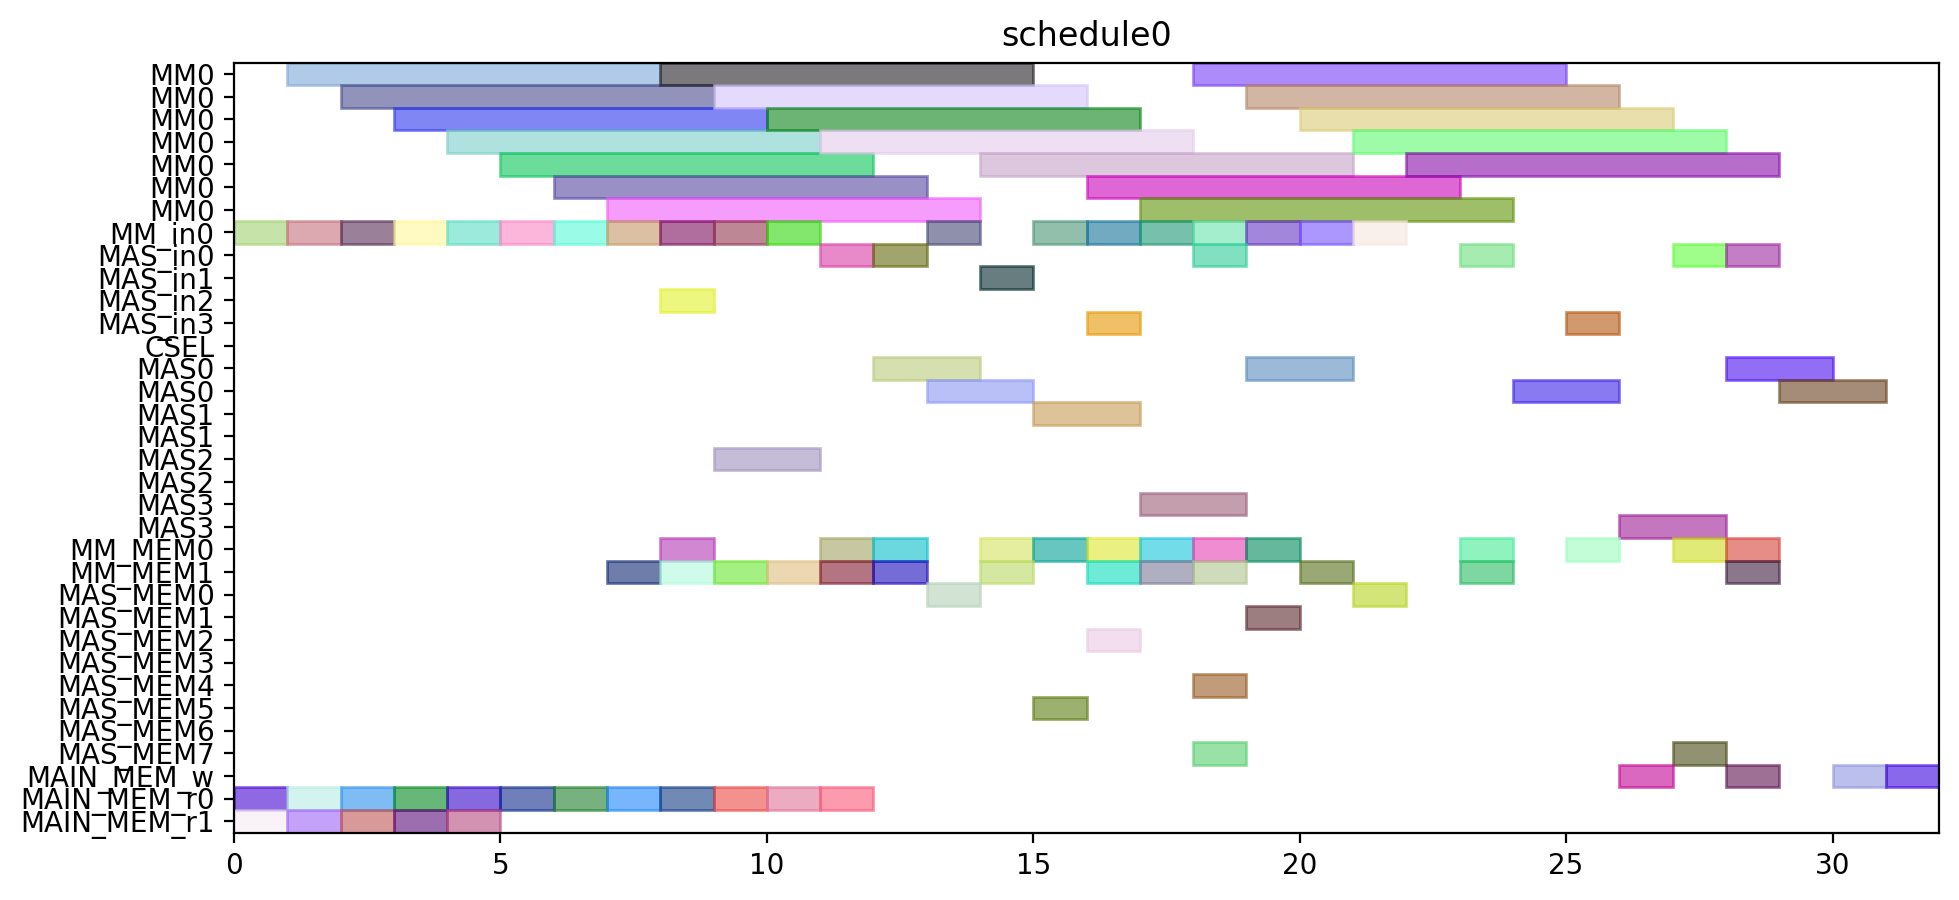

Source code (Python):
from pyschedule import Scenario, solvers, plotters, alt


def solve():
	horizon = 90
	S = Scenario("schedule0", horizon=horizon)

	# resource
	MM = S.Resources('MM', num=1, size=7)
	MM_in = S.Resources('MM_in', num=1)
	MAS_in = S.Resources('MAS_in', num=4)
	CSEL = S.Resource('CSEL')
	MAS = S.Resources('MAS', num=4, size=2, periods=range(1, horizon))
	MM_MEM = S.Resources('MM_MEM', num=2)
	MAS_MEM = S.Resources('MAS_MEM', num=8)
	MAIN_MEM_w = S.Resource('MAIN_MEM_w', size=1)
	MAIN_MEM_r = S.Resources('MAIN_MEM_r', num=2)

	# result of previous scheduling

	# new tasks
	T1 = S.Task('T1', length=7, delay_cost=1)
	T1 += alt(MM)
	T1_in = S.Task('T1_in', length=1, delay_cost=1)
	T1_in += alt(MM_in)
	S += T1_in*MM_in[0]<=T1*MM[0]

	T1_mem0 = S.Task('T1_mem0', length=1, delay_cost=1)
	T1_mem0 += MAIN_MEM_r[0]
	T2 = S.Task('T2', length=7, delay_cost=1)
	T2 += alt(MM)
	T2_in = S.Task('T2_in', length=1, delay_cost=1)
	T2_in += alt(MM_in)
	S += T2_in*MM_in[0]<=T2*MM[0]

	T2_mem0 = S.Task('T2_mem0', length=1, delay_cost=1)
	T2_mem0 += MAIN_MEM_r[0]
	T2_mem1 = S.Task('T2_mem1', length=1, delay_cost=1)
	T2_mem1 += MAIN_MEM_r[1]
	T3 = S.Task('T3', length=7, delay_cost=1)
	T3 += alt(MM)
	T3_in = S.Task('T3_in', length=1, delay_cost=1)
	T3_in += alt(MM_in)
	S += T3_in*MM_in[0]<=T3*MM[0]

	T3_mem0 = S.Task('T3_mem0', length=1, delay_cost=1)
	T3_mem0 += MAIN_MEM_r[0]
	T3_mem1 = S.Task('T3_mem1', length=1, delay_cost=1)
	T3_mem1 += MAIN_MEM_r[1]
	T4 = S.Task('T4', length=7, delay_cost=1)
	T4 += alt(MM)
	T4_in = S.Task('T4_in', length=1, delay_cost=1)
	T4_in += alt(MM_in)
	S += T4_in*MM_in[0]<=T4*MM[0]

	T4_mem0 = S.Task('T4_mem0', length=1, delay_cost=1)
	T4_mem0 += MAIN_MEM_r[0]
	T4_mem1 = S.Task('T4_mem1', length=1, delay_cost=1)
	T4_mem1 += MAIN_MEM_r[1]
	T5 = S.Task('T5', length=7, delay_cost=1)
	T5 += alt(MM)
	T5_in = S.Task('T5_in', length=1, delay_cost=1)
	T5_in += alt(MM_in)
	S += T5_in*MM_in[0]<=T5*MM[0]

	T5_mem0 = S.Task('T5_mem0', length=1, delay_cost=1)
	T5_mem0 += MAIN_MEM_r[0]
	T6 = S.Task('T6', length=7, delay_cost=1)
	T6 += alt(MM)
	T6_in = S.Task('T6_in', length=1, delay_cost=1)
	T6_in += alt(MM_in)
	S += T6_in*MM_in[0]<=T6*MM[0]

	T6_mem0 = S.Task('T6_mem0', length=1, delay_cost=1)
	T6_mem0 += MAIN_MEM_r[0]
	T6_mem1 = S.Task('T6_mem1', length=1, delay_cost=1)
	T6_mem1 += MAIN_MEM_r[1]
	T7 = S.Task('T7', length=7, delay_cost=1)
	T7 += alt(MM)
	T7_in = S.Task('T7_in', length=1, delay_cost=1)
	T7_in += alt(MM_in)
	S += T7_in*MM_in[0]<=T7*MM[0]

	T7_mem0 = S.Task('T7_mem0', length=1, delay_cost=1)
	T7_mem0 += MAIN_MEM_r[0]
	T7_mem1 = S.Task('T7_mem1', length=1, delay_cost=1)
	T7_mem1 += MAIN_MEM_r[1]
	T8 = S.Task('T8', length=7, delay_cost=1)
	T8 += alt(MM)
	T8_in = S.Task('T8_in', length=1, delay_cost=1)
	T8_in += alt(MM_in)
	S += T8_in*MM_in[0]<=T8*MM[0]

	T8_mem0 = S.Task('T8_mem0', length=1, delay_cost=1)
	T8_mem0 += MAIN_MEM_r[0]
	T8_mem1 = S.Task('T8_mem1', length=1, delay_cost=1)
	T8_mem1 += alt(MM_MEM)
	S += (T1*MM[0])-1 < T8_mem1*MM_MEM[1]
	S += T8_mem1 <= T8

	T9 = S.Task('T9', length=7, delay_cost=1)
	T9 += alt(MM)
	T9_in = S.Task('T9_in', length=1, delay_cost=1)
	T9_in += alt(MM_in)
	S += T9_in*MM_in[0]<=T9*MM[0]

	T9_mem0 = S.Task('T9_mem0', length=1, delay_cost=1)
	T9_mem0 += MAIN_MEM_r[0]
	T9_mem1 = S.Task('T9_mem1', length=1, delay_cost=1)
	T9_mem1 += alt(MM_MEM)
	S += (T1*MM[0])-1 < T9_mem1*MM_MEM[1]
	S += T9_mem1 <= T9

	T10 = S.Task('T10', length=7, delay_cost=1)
	T10 += alt(MM)
	T10_in = S.Task('T10_in', length=1, delay_cost=1)
	T10_in += alt(MM_in)
	S += T10_in*MM_in[0]<=T10*MM[0]

	T10_mem0 = S.Task('T10_mem0', length=1, delay_cost=1)
	T10_mem0 += MAIN_MEM_r[0]
	T10_mem1 = S.Task('T10_mem1', length=1, delay_cost=1)
	T10_mem1 += alt(MM_MEM)
	S += (T3*MM[0])-1 < T10_mem1*MM_MEM[1]
	S += T10_mem1 <= T10

	T11 = S.Task('T11', length=7, delay_cost=1)
	T11 += alt(MM)
	T11_in = S.Task('T11_in', length=1, delay_cost=1)
	T11_in += alt(MM_in)
	S += T11_in*MM_in[0]<=T11*MM[0]

	T11_mem0 = S.Task('T11_mem0', length=1, delay_cost=1)
	T11_mem0 += MAIN_MEM_r[0]
	T11_mem1 = S.Task('T11_mem1', length=1, delay_cost=1)
	T11_mem1 += alt(MM_MEM)
	S += (T3*MM[0])-1 < T11_mem1*MM_MEM[1]
	S += T11_mem1 <= T11

	T12 = S.Task('T12', length=2, delay_cost=1)
	T12 += alt(MAS)
	T12_in = S.Task('T12_in', length=1, delay_cost=1)
	T12_in += alt(MAS_in)
	S += T12_in*MAS_in[0]<=T12*MAS[0]

	S += T12_in*MAS_in[1]<=T12*MAS[1]

	S += T12_in*MAS_in[2]<=T12*MAS[2]

	S += T12_in*MAS_in[3]<=T12*MAS[3]

	T12_mem0 = S.Task('T12_mem0', length=1, delay_cost=1)
	T12_mem0 += alt(MM_MEM)
	S += (T4*MM[0])-1 < T12_mem0*MM_MEM[0]
	S += T12_mem0 <= T12

	T12_mem1 = S.Task('T12_mem1', length=1, delay_cost=1)
	T12_mem1 += alt(MM_MEM)
	S += (T2*MM[0])-1 < T12_mem1*MM_MEM[1]
	S += T12_mem1 <= T12

	T13 = S.Task('T13', length=2, delay_cost=1)
	T13 += alt(MAS)
	T13_in = S.Task('T13_in', length=1, delay_cost=1)
	T13_in += alt(MAS_in)
	S += T13_in*MAS_in[0]<=T13*MAS[0]

	S += T13_in*MAS_in[1]<=T13*MAS[1]

	S += T13_in*MAS_in[2]<=T13*MAS[2]

	S += T13_in*MAS_in[3]<=T13*MAS[3]

	T13_mem0 = S.Task('T13_mem0', length=1, delay_cost=1)
	T13_mem0 += alt(MM_MEM)
	S += (T4*MM[0])-1 < T13_mem0*MM_MEM[0]
	S += T13_mem0 <= T13

	T13_mem1 = S.Task('T13_mem1', length=1, delay_cost=1)
	T13_mem1 += alt(MM_MEM)
	S += (T2*MM[0])-1 < T13_mem1*MM_MEM[1]
	S += T13_mem1 <= T13

	T15 = S.Task('T15', length=2, delay_cost=1)
	T15 += alt(MAS)
	T15_in = S.Task('T15_in', length=1, delay_cost=1)
	T15_in += alt(MAS_in)
	S += T15_in*MAS_in[0]<=T15*MAS[0]

	S += T15_in*MAS_in[1]<=T15*MAS[1]

	S += T15_in*MAS_in[2]<=T15*MAS[2]

	S += T15_in*MAS_in[3]<=T15*MAS[3]

	T15_mem0 = S.Task('T15_mem0', length=1, delay_cost=1)
	T15_mem0 += alt(MM_MEM)
	S += (T7*MM[0])-1 < T15_mem0*MM_MEM[0]
	S += T15_mem0 <= T15

	T14 = S.Task('T14', length=7, delay_cost=1)
	T14 += alt(MM)
	T14_in = S.Task('T14_in', length=1, delay_cost=1)
	T14_in += alt(MM_in)
	S += T14_in*MM_in[0]<=T14*MM[0]

	T14_mem0 = S.Task('T14_mem0', length=1, delay_cost=1)
	T14_mem0 += alt(MAS_MEM)
	S += (T13*MAS[0])-1 < T14_mem0*MAS_MEM[0]
	S += (T13*MAS[1])-1 < T14_mem0*MAS_MEM[2]
	S += (T13*MAS[2])-1 < T14_mem0*MAS_MEM[4]
	S += (T13*MAS[3])-1 < T14_mem0*MAS_MEM[6]
	S += T14_mem0 <= T14

	T16 = S.Task('T16', length=7, delay_cost=1)
	T16 += alt(MM)
	T16_in = S.Task('T16_in', length=1, delay_cost=1)
	T16_in += alt(MM_in)
	S += T16_in*MM_in[0]<=T16*MM[0]

	T16_mem0 = S.Task('T16_mem0', length=1, delay_cost=1)
	T16_mem0 += alt(MM_MEM)
	S += (T1*MM[0])-1 < T16_mem0*MM_MEM[0]
	S += T16_mem0 <= T16

	T16_mem1 = S.Task('T16_mem1', length=1, delay_cost=1)
	T16_mem1 += alt(MM_MEM)
	S += (T8*MM[0])-1 < T16_mem1*MM_MEM[1]
	S += T16_mem1 <= T16

	T17 = S.Task('T17', length=7, delay_cost=1)
	T17 += alt(MM)
	T17_in = S.Task('T17_in', length=1, delay_cost=1)
	T17_in += alt(MM_in)
	S += T17_in*MM_in[0]<=T17*MM[0]

	T17_mem0 = S.Task('T17_mem0', length=1, delay_cost=1)
	T17_mem0 += alt(MM_MEM)
	S += (T8*MM[0])-1 < T17_mem0*MM_MEM[0]
	S += T17_mem0 <= T17

	T17_mem1 = S.Task('T17_mem1', length=1, delay_cost=1)
	T17_mem1 += alt(MAS_MEM)
	S += (T15*MAS[0])-1 < T17_mem1*MAS_MEM[1]
	S += (T15*MAS[1])-1 < T17_mem1*MAS_MEM[3]
	S += (T15*MAS[2])-1 < T17_mem1*MAS_MEM[5]
	S += (T15*MAS[3])-1 < T17_mem1*MAS_MEM[7]
	S += T17_mem1 <= T17

	T18 = S.Task('T18', length=2, delay_cost=1)
	T18 += alt(MAS)
	T18_in = S.Task('T18_in', length=1, delay_cost=1)
	T18_in += alt(MAS_in)
	S += T18_in*MAS_in[0]<=T18*MAS[0]

	S += T18_in*MAS_in[1]<=T18*MAS[1]

	S += T18_in*MAS_in[2]<=T18*MAS[2]

	S += T18_in*MAS_in[3]<=T18*MAS[3]

	T18_mem0 = S.Task('T18_mem0', length=1, delay_cost=1)
	T18_mem0 += alt(MM_MEM)
	S += (T5*MM[0])-1 < T18_mem0*MM_MEM[0]
	S += T18_mem0 <= T18

	T18_mem1 = S.Task('T18_mem1', length=1, delay_cost=1)
	T18_mem1 += alt(MM_MEM)
	S += (T9*MM[0])-1 < T18_mem1*MM_MEM[1]
	S += T18_mem1 <= T18

	T19 = S.Task('T19', length=2, delay_cost=1)
	T19 += alt(MAS)
	T19_in = S.Task('T19_in', length=1, delay_cost=1)
	T19_in += alt(MAS_in)
	S += T19_in*MAS_in[0]<=T19*MAS[0]

	S += T19_in*MAS_in[1]<=T19*MAS[1]

	S += T19_in*MAS_in[2]<=T19*MAS[2]

	S += T19_in*MAS_in[3]<=T19*MAS[3]

	T19_mem0 = S.Task('T19_mem0', length=1, delay_cost=1)
	T19_mem0 += alt(MM_MEM)
	S += (T5*MM[0])-1 < T19_mem0*MM_MEM[0]
	S += T19_mem0 <= T19

	T19_mem1 = S.Task('T19_mem1', length=1, delay_cost=1)
	T19_mem1 += alt(MM_MEM)
	S += (T9*MM[0])-1 < T19_mem1*MM_MEM[1]
	S += T19_mem1 <= T19

	T21 = S.Task('T21', length=2, delay_cost=1)
	T21 += alt(MAS)
	T21_in = S.Task('T21_in', length=1, delay_cost=1)
	T21_in += alt(MAS_in)
	S += T21_in*MAS_in[0]<=T21*MAS[0]

	S += T21_in*MAS_in[1]<=T21*MAS[1]

	S += T21_in*MAS_in[2]<=T21*MAS[2]

	S += T21_in*MAS_in[3]<=T21*MAS[3]

	T21_mem0 = S.Task('T21_mem0', length=1, delay_cost=1)
	T21_mem0 += alt(MM_MEM)
	S += (T6*MM[0])-1 < T21_mem0*MM_MEM[0]
	S += T21_mem0 <= T21

	T21_mem1 = S.Task('T21_mem1', length=1, delay_cost=1)
	T21_mem1 += alt(MM_MEM)
	S += (T10*MM[0])-1 < T21_mem1*MM_MEM[1]
	S += T21_mem1 <= T21

	T24 = S.Task('T24', length=7, delay_cost=1)
	T24 += alt(MM)
	T24_in = S.Task('T24_in', length=1, delay_cost=1)
	T24_in += alt(MM_in)
	S += T24_in*MM_in[0]<=T24*MM[0]

	T24_mem0 = S.Task('T24_mem0', length=1, delay_cost=1)
	T24_mem0 += alt(MM_MEM)
	S += (T11*MM[0])-1 < T24_mem0*MM_MEM[0]
	S += T24_mem0 <= T24

	T24_mem1 = S.Task('T24_mem1', length=1, delay_cost=1)
	T24_mem1 += alt(MAS_MEM)
	S += (T12*MAS[0])-1 < T24_mem1*MAS_MEM[1]
	S += (T12*MAS[1])-1 < T24_mem1*MAS_MEM[3]
	S += (T12*MAS[2])-1 < T24_mem1*MAS_MEM[5]
	S += (T12*MAS[3])-1 < T24_mem1*MAS_MEM[7]
	S += T24_mem1 <= T24

	T20 = S.Task('T20', length=7, delay_cost=1)
	T20 += alt(MM)
	T20_in = S.Task('T20_in', length=1, delay_cost=1)
	T20_in += alt(MM_in)
	S += T20_in*MM_in[0]<=T20*MM[0]

	T20_mem0 = S.Task('T20_mem0', length=1, delay_cost=1)
	T20_mem0 += alt(MAS_MEM)
	S += (T15*MAS[0])-1 < T20_mem0*MAS_MEM[0]
	S += (T15*MAS[1])-1 < T20_mem0*MAS_MEM[2]
	S += (T15*MAS[2])-1 < T20_mem0*MAS_MEM[4]
	S += (T15*MAS[3])-1 < T20_mem0*MAS_MEM[6]
	S += T20_mem0 <= T20

	T20_mem1 = S.Task('T20_mem1', length=1, delay_cost=1)
	T20_mem1 += alt(MAS_MEM)
	S += (T18*MAS[0])-1 < T20_mem1*MAS_MEM[1]
	S += (T18*MAS[1])-1 < T20_mem1*MAS_MEM[3]
	S += (T18*MAS[2])-1 < T20_mem1*MAS_MEM[5]
	S += (T18*MAS[3])-1 < T20_mem1*MAS_MEM[7]
	S += T20_mem1 <= T20

	T22 = S.Task('T22', length=7, delay_cost=1)
	T22 += alt(MM)
	T22_in = S.Task('T22_in', length=1, delay_cost=1)
	T22_in += alt(MM_in)
	S += T22_in*MM_in[0]<=T22*MM[0]

	T22_mem0 = S.Task('T22_mem0', length=1, delay_cost=1)
	T22_mem0 += alt(MAS_MEM)
	S += (T21*MAS[0])-1 < T22_mem0*MAS_MEM[0]
	S += (T21*MAS[1])-1 < T22_mem0*MAS_MEM[2]
	S += (T21*MAS[2])-1 < T22_mem0*MAS_MEM[4]
	S += (T21*MAS[3])-1 < T22_mem0*MAS_MEM[6]
	S += T22_mem0 <= T22

	T23 = S.Task('T23', length=7, delay_cost=1)
	T23 += alt(MM)
	T23_in = S.Task('T23_in', length=1, delay_cost=1)
	T23_in += alt(MM_in)
	S += T23_in*MM_in[0]<=T23*MM[0]

	T23_mem0 = S.Task('T23_mem0', length=1, delay_cost=1)
	T23_mem0 += alt(MAS_MEM)
	S += (T19*MAS[0])-1 < T23_mem0*MAS_MEM[0]
	S += (T19*MAS[1])-1 < T23_mem0*MAS_MEM[2]
	S += (T19*MAS[2])-1 < T23_mem0*MAS_MEM[4]
	S += (T19*MAS[3])-1 < T23_mem0*MAS_MEM[6]
	S += T23_mem0 <= T23

	Z2_new = S.Task('Z2_new', length=7, delay_cost=1)
	Z2_new += alt(MM)
	Z2_new_in = S.Task('Z2_new_in', length=1, delay_cost=1)
	Z2_new_in += alt(MM_in)
	S += Z2_new_in*MM_in[0]<=Z2_new*MM[0]

	S += 0<Z2_new

	Z2_new_w = S.Task('Z2_new_w', length=1, delay_cost=1)
	Z2_new_w += alt(MAIN_MEM_w)
	S += Z2_new <= Z2_new_w

	Z2_new_mem0 = S.Task('Z2_new_mem0', length=1, delay_cost=1)
	Z2_new_mem0 += MAIN_MEM_r[0]
	Z2_new_mem1 = S.Task('Z2_new_mem1', length=1, delay_cost=1)
	Z2_new_mem1 += alt(MM_MEM)
	S += (T14*MM[0])-1 < Z2_new_mem1*MM_MEM[1]
	S += Z2_new_mem1 <= Z2_new

	T25 = S.Task('T25', length=2, delay_cost=1)
	T25 += alt(MAS)
	T25_in = S.Task('T25_in', length=1, delay_cost=1)
	T25_in += alt(MAS_in)
	S += T25_in*MAS_in[0]<=T25*MAS[0]

	S += T25_in*MAS_in[1]<=T25*MAS[1]

	S += T25_in*MAS_in[2]<=T25*MAS[2]

	S += T25_in*MAS_in[3]<=T25*MAS[3]

	T25_mem0 = S.Task('T25_mem0', length=1, delay_cost=1)
	T25_mem0 += alt(MM_MEM)
	S += (T20*MM[0])-1 < T25_mem0*MM_MEM[0]
	S += T25_mem0 <= T25

	X2_new = S.Task('X2_new', length=2, delay_cost=1)
	X2_new += alt(MAS)
	X2_new_in = S.Task('X2_new_in', length=1, delay_cost=1)
	X2_new_in += alt(MAS_in)
	S += X2_new_in*MAS_in[0]<=X2_new*MAS[0]

	S += X2_new_in*MAS_in[1]<=X2_new*MAS[1]

	S += X2_new_in*MAS_in[2]<=X2_new*MAS[2]

	S += X2_new_in*MAS_in[3]<=X2_new*MAS[3]

	S += 0<X2_new

	X2_new_w = S.Task('X2_new_w', length=1, delay_cost=1)
	X2_new_w += alt(MAIN_MEM_w)
	S += X2_new <= X2_new_w

	X2_new_mem0 = S.Task('X2_new_mem0', length=1, delay_cost=1)
	X2_new_mem0 += alt(MM_MEM)
	S += (T22*MM[0])-1 < X2_new_mem0*MM_MEM[0]
	S += X2_new_mem0 <= X2_new

	X2_new_mem1 = S.Task('X2_new_mem1', length=1, delay_cost=1)
	X2_new_mem1 += alt(MM_MEM)
	S += (T24*MM[0])-1 < X2_new_mem1*MM_MEM[1]
	S += X2_new_mem1 <= X2_new

	X1_new = S.Task('X1_new', length=2, delay_cost=1)
	X1_new += alt(MAS)
	X1_new_in = S.Task('X1_new_in', length=1, delay_cost=1)
	X1_new_in += alt(MAS_in)
	S += X1_new_in*MAS_in[0]<=X1_new*MAS[0]

	S += X1_new_in*MAS_in[1]<=X1_new*MAS[1]

	S += X1_new_in*MAS_in[2]<=X1_new*MAS[2]

	S += X1_new_in*MAS_in[3]<=X1_new*MAS[3]

	S += 0<X1_new

	X1_new_w = S.Task('X1_new_w', length=1, delay_cost=1)
	X1_new_w += alt(MAIN_MEM_w)
	S += X1_new <= X1_new_w

	X1_new_mem0 = S.Task('X1_new_mem0', length=1, delay_cost=1)
	X1_new_mem0 += alt(MM_MEM)
	S += (T23*MM[0])-1 < X1_new_mem0*MM_MEM[0]
	S += X1_new_mem0 <= X1_new

	X1_new_mem1 = S.Task('X1_new_mem1', length=1, delay_cost=1)
	X1_new_mem1 += alt(MM_MEM)
	S += (T17*MM[0])-1 < X1_new_mem1*MM_MEM[1]
	S += X1_new_mem1 <= X1_new

	Z1_new = S.Task('Z1_new', length=2, delay_cost=1)
	Z1_new += alt(MAS)
	Z1_new_in = S.Task('Z1_new_in', length=1, delay_cost=1)
	Z1_new_in += alt(MAS_in)
	S += Z1_new_in*MAS_in[0]<=Z1_new*MAS[0]

	S += Z1_new_in*MAS_in[1]<=Z1_new*MAS[1]

	S += Z1_new_in*MAS_in[2]<=Z1_new*MAS[2]

	S += Z1_new_in*MAS_in[3]<=Z1_new*MAS[3]

	S += 0<Z1_new

	Z1_new_w = S.Task('Z1_new_w', length=1, delay_cost=1)
	Z1_new_w += alt(MAIN_MEM_w)
	S += Z1_new <= Z1_new_w

	Z1_new_mem0 = S.Task('Z1_new_mem0', length=1, delay_cost=1)
	Z1_new_mem0 += alt(MM_MEM)
	S += (T16*MM[0])-1 < Z1_new_mem0*MM_MEM[0]
	S += Z1_new_mem0 <= Z1_new

	Z1_new_mem1 = S.Task('Z1_new_mem1', length=1, delay_cost=1)
	Z1_new_mem1 += alt(MAS_MEM)
	S += (T25*MAS[0])-1 < Z1_new_mem1*MAS_MEM[1]
	S += (T25*MAS[1])-1 < Z1_new_mem1*MAS_MEM[3]
	S += (T25*MAS[2])-1 < Z1_new_mem1*MAS_MEM[5]
	S += (T25*MAS[3])-1 < Z1_new_mem1*MAS_MEM[7]
	S += Z1_new_mem1 <= Z1_new

	solvers.mip.solve(S,msg=1,kind='CPLEX',ratio_gap=1.01)

	solution = [['hoge']*len(S.solution()[1]) for i in range(len(S.solution()))]
	for i in range(len(S.solution())):
		for j in range(len(S.solution()[i])):
			solution[i][j]=str(S.solution()[i][j])
	print(solution)

	cycles = int(solution[-1][3])

	pic_file_name = "/home/mfukuda/ABE/multiRAM_multiMAS_16mux/scheduling_result/stage7MM1_stage2MAS4/EP_LADDERMUL/schedule0.png"
	if(S.solution() != []):
		plotters.matplotlib.plot(S,img_filename=pic_file_name, show_task_labels=False, fig_size=(cycles*0.25+3, 5))

	return solution
